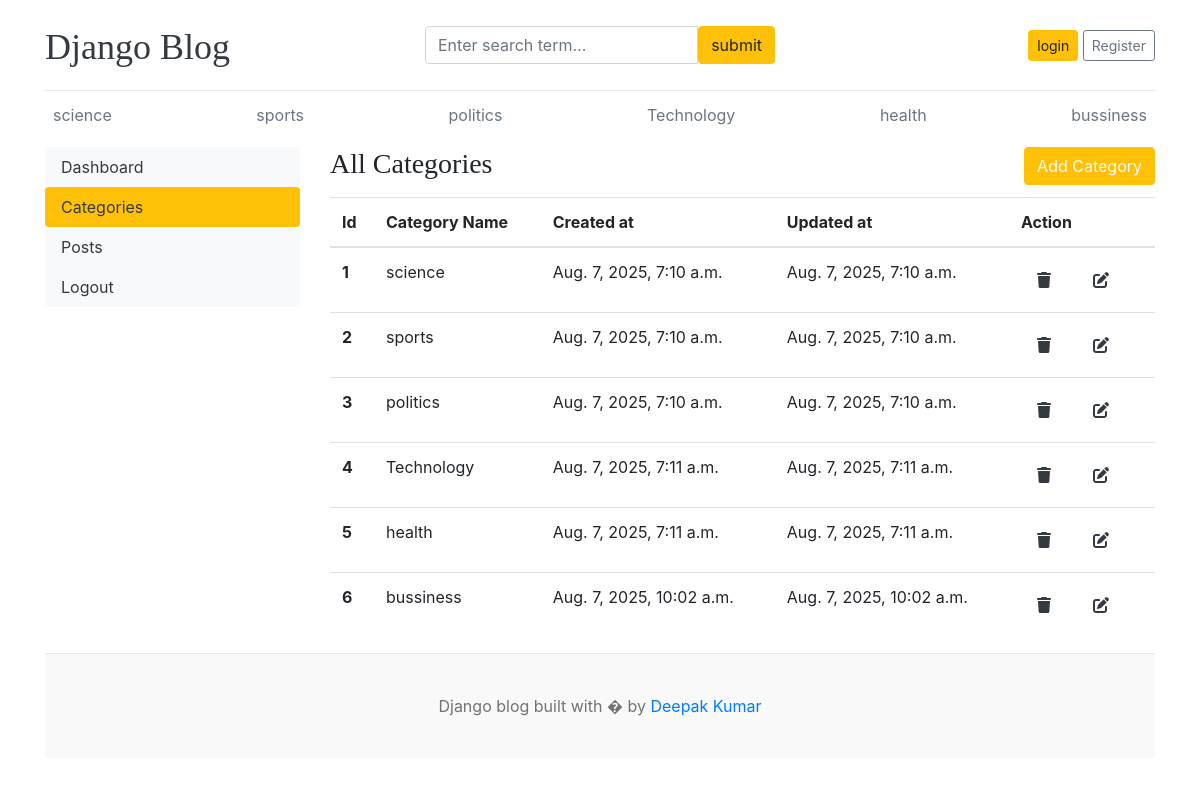
/dashboard/categories/, run on the app's committed database.
### blogs/models.py (models this page shows, shortened)
class Category(models.Model):
    name = models.CharField(max_length=15,unique=True)
    created_at = models.DateTimeField(auto_now_add=True)
    updated_at = models.DateTimeField(auto_now=True)
    class Meta:
        verbose_name_plural = 'categories'

### dashboard/views.py (the view)
# urls.py: path('categories/',views.categories , name ='categories'),
def categories(request):
    return render(request,'dashboard/categories.html',context={})

### blogs/context_processors.py (called while the page is built)
def categoryget(request):
    category = Category.objects.all()
    context ={
        'category':category
    }
    return dict(context)

### dashboard/templates/dashboard/categories.html
{% extends 'main.html' %}
{% block content %}
<div class="row">
    {% include 'dashboard/leftside_bar.html' %}
    <div class="col-md-9">
        <div class="mb-3">
        <h3 class="d-inline"> All Categories </h3>
        <a href="{% url 'add_category' %}" class="btn btn-warning text-light float-right ">Add Category</a>
        </div>
        <table class="table table-hover">
            <thead>
                <tr>
                <th>Id</th>
                <th>Category Name </th>
                <th>Created at</th>
                <th>Updated at</th>
                <th>Action</th>
                </tr>
            </thead>
            <tbody>
                {% for cat in category %}
                <tr>
                <th>{{ forloop.counter }}</th>
                <td>{{ cat.name }}</td>
                <td>{{cat.created_at}}</td>
                <td>{{cat.created_at}}</td>
                <td>
                <div style="display: flex; gap: 10px; align-items: center;">
                    <a href="{% url 'delete_category' cat.id  %}" class="nav-link text-dark">
                    <i class="fa fa-trash"></i>
                    </a>
                    <a href="{% url 'edit_category' cat.id %}" class="nav-link text-dark">
                    <i class="fa fa-edit"></i>
                    </a>
                </div>
                </td>
                </tr>
                {% endfor %}
            </tbody>
        </table>
    </div>
</div>
{% endblock content %}

### templates/header.html (shortened to what this page needs)
{% load static %}
<!DOCTYPE html>
<html lang="en">
<head>
    <link href="https://getbootstrap.com/docs/4.0/dist/css/bootstrap.min.css" rel="stylesheet">
  <link rel="stylesheet" href="https://cdnjs.cloudflare.com/ajax/libs/font-awesome/6.5.2/css/all.min.css">
    <link href="{% static 'css/style.css' %}" rel="stylesheet">
  </head>
<body>
    <div class="container">
      <header class="blog-header py-3">
        <div class="row flex-nowrap justify-content-between align-items-center">
          <div class="col-4 pt-1">
            <a class="blog-header-logo text-dark" href="/">Django Blog</a>
          </div>
            <div class="col-4">
            <form action="{% url 'search' %}" method="GET">
              <div class="input-group">
                <input class="form-control" name="keyword" type="text" placeholder="Enter search term..."  />
                <button type="submit" class="btn btn-warning" id="button-search" type="button">submit</button>
            </div>
            </form>
          </div>
          <div class="col-4 d-flex justify-content-end align-items-center">
            {% if not user.is_authenticated %}
            <a class="btn btn-sm btn-warning" href="{% url 'login' %}">login</a> &nbsp;
            <a class="btn btn-sm btn-outline-secondary" href="{% url 'register' %}">Register</a>
            {% else %}
            <span> <a href="{% url 'dashboard' %}" class="btn btn-sm btn-warning">Dashboard</a> </span> &nbsp; &nbsp;
            <a  href="{% url 'logout' %}"> Logout</a>
            {% endif %}
          </div>
        </div>
      </header>
      <div class="nav-scroller py-1 mb-2">
        <nav class="nav d-flex justify-content-between">
          {% for cat in category %}
          <a class="p-2 text-muted" href="{% url 'category' cat.id  %}">{{ cat.name }}</a>
          {% endfor %}
        </nav>
      </div>

### static/css/style.css (style rules this page uses)
.blog-header { border-bottom: 1px solid #e5e5e5; }
.blog-header-logo { font-family: "Playfair Display", Georgia, "Times New Roman", serif; font-size: 2.25rem; }
h1, h2, h3, h4, h5, h6 { font-family: "Playfair Display", Georgia, "Times New Roman", serif; }

### data on the page
Category: name "science", created_at "Aug. 7, 2025, 7:10 a.m."
Category: name "sports", created_at "Aug. 7, 2025, 7:10 a.m."
Category: name "politics", created_at "Aug. 7, 2025, 7:10 a.m."
Category: name "Technology", created_at "Aug. 7, 2025, 7:11 a.m."
Category: name "health", created_at "Aug. 7, 2025, 7:11 a.m."
Category: name "bussiness", created_at "Aug. 7, 2025, 10:02 a.m."
